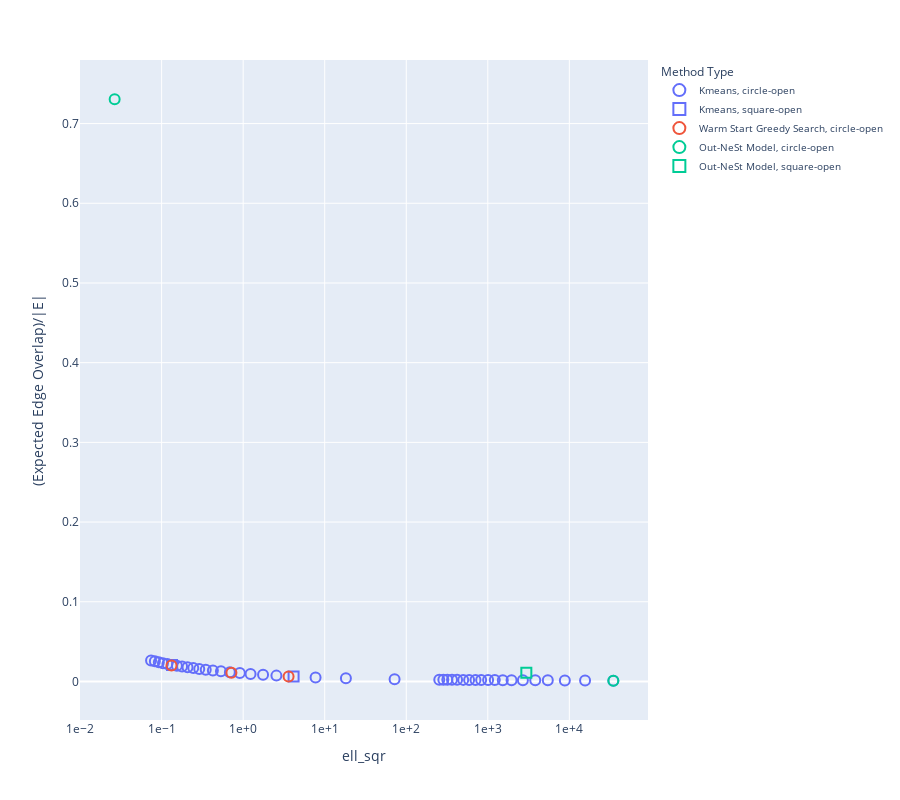

The code cell stored with this chart in its notebook:
### Code cell
fig.update_xaxes(type='log', tickformat=".0e")
fig.show()

### Figure 1 — Plotly figure (JSON) as saved in the notebook; plotly's stock layout.template omitted (floating-point values rounded to 4 significant figures)
{"data": [{"customdata": [["Kmeans1d (k=1) on Katz centrality"], ["Kmeans1d (k=2) on Katz centrality"], ["Kmeans1d (k=3) on Katz centrality"], ["Kmeans1d (k=4) on Katz centrality"], ["Kmeans1d (k=5) on Katz centrality"], ["Kmeans1d (k=6) on Katz centrality"], ["Kmeans1d (k=7) on Katz centrality"], ["Kmeans1d (k=8) on Katz centrality"], ["Kmeans1d (k=9) on Katz centrality"], ["Kmeans1d (k=10) on Katz centrality"], ["Kmeans1d (k=11) on Katz centrality"], ["Kmeans1d (k=12) on Katz centrality"], ["Kmeans1d (k=13) on Katz centrality"], ["Kmeans1d (k=14) on Katz centrality"], ["Kmeans1d (k=15) on Katz centrality"], ["Kmeans1d (k=16) on Katz centrality"], ["Kmeans1d (k=17) on Katz centrality"], ["Kmeans1d (k=18) on Katz centrality"], ["Kmeans1d (k=19) on Katz centrality"], ["Kmeans1d (k=35) on Katz centrality"], ["Kmeans1d (k=65) on Katz centrality"], ["Kmeans1d (k=95) on Katz centrality"], ["Kmeans1d (k=155) on Katz centrality"], ["Kmeans1d (k=185) on Katz centrality"], ["Kmeans1d (k=215) on Katz centrality"], ["Kmeans1d (k=245) on Katz centrality"], ["Kmeans1d (k=275) on Katz centrality"], ["Kmeans1d (k=305) on Katz centrality"], ["Kmeans1d (k=335) on Katz centrality"], ["Kmeans1d (k=365) on Katz centrality"], ["Kmeans1d (k=395) on Katz centrality"], ["Kmeans1d (k=425) on Katz centrality"], ["Kmeans1d (k=455) on Katz centrality"], ["Kmeans1d (k=485) on Katz centrality"], ["Kmeans1d (k=515) on Katz centrality"], ["Kmeans1d (k=575) on Katz centrality"], ["Kmeans1d (k=605) on Katz centrality"], ["Kmeans1d (k=635) on Katz centrality"], ["Kmeans1d (k=665) on Katz centrality"], ["Kmeans1d (k=695) on Katz centrality"]], "hovertemplate": "method_type_name=Kmeans<br>shape=circle-open<br>ell_sqr=%{x}<br>(Expected Edge Overlap)/|E|=%{y}<br>method_type=%{customdata[0]}<extra></extra>", "legendgroup": "Kmeans, circle-open", "marker": {"color": "#636efa", "line": {"width": 2}, "size": 10, "symbol": "circle-open"}, "mode": "markers", "name": "Kmeans, circle-open", "orientation": "v", "showlegend": true, "type": "scatter", "x": [34640.0, 15590.0, 8804.0, 5441.0, 3818.0, 2693.0, 1954.0, 1527.0, 1218.0, 1008.0, 829.1, 706.1, 589.9, 499.5, 420.0, 363.9, 318.6, 284.9, 254.0, 71.92, 18.2, 7.724, 2.557, 1.754, 1.232, 0.9096, 0.6871, 0.534, 0.4253, 0.3475, 0.2894, 0.2444, 0.2078, 0.1782, 0.154, 0.1177, 0.1039, 0.09242, 0.08266, 0.07422], "xaxis": "x", "y": [0.000903, 0.001186, 0.001302, 0.001407, 0.001474, 0.001537, 0.001609, 0.001665, 0.001726, 0.001758, 0.0018, 0.001896, 0.001936, 0.001992, 0.002038, 0.002073, 0.00211, 0.002151, 0.002183, 0.002838, 0.003998, 0.005089, 0.007337, 0.00849, 0.009513, 0.0105, 0.01166, 0.01271, 0.01364, 0.01463, 0.01566, 0.0168, 0.01775, 0.01879, 0.0198, 0.02177, 0.02295, 0.02417, 0.02545, 0.02638], "yaxis": "y"}, {"customdata": [["Kmeans1d (k=125) on Katz centrality"], ["Kmeans1d (k=545) on Katz centrality"]], "hovertemplate": "method_type_name=Kmeans<br>shape=square-open<br>ell_sqr=%{x}<br>(Expected Edge Overlap)/|E|=%{y}<br>method_type=%{customdata[0]}<extra></extra>", "legendgroup": "Kmeans, square-open", "marker": {"color": "#636efa", "line": {"width": 2}, "size": 10, "symbol": "square-open"}, "mode": "markers", "name": "Kmeans, square-open", "orientation": "v", "showlegend": true, "type": "scatter", "x": [4.152, 0.1342], "xaxis": "x", "y": [0.006248, 0.0208], "yaxis": "y"}, {"customdata": [["Warm Start Greedy Search (w=0.005)"], ["Warm Start Greedy Search (w=0.0005)"], ["Warm Start Greedy Search (w=5e-05)"]], "hovertemplate": "method_type_name=Warm Start Greedy Search<br>shape=circle-open<br>ell_sqr=%{x}<br>(Expected Edge Overlap)/|E|=%{y}<br>method_type=%{customdata[0]}<extra></extra>", "legendgroup": "Warm Start Greedy Search, circle-open", "marker": {"color": "#EF553B", "line": {"width": 2}, "size": 10, "symbol": "circle-open"}, "mode": "markers", "name": "Warm Start Greedy Search, circle-open", "orientation": "v", "showlegend": true, "type": "scatter", "x": [3.604, 0.7181, 0.1322], "xaxis": "x", "y": [0.006244, 0.01087, 0.01995], "yaxis": "y"}, {"customdata": [["Out-NeSt Model (d=0)"], ["Out-NeSt Model (d=2)"]], "hovertemplate": "method_type_name=Out-NeSt Model<br>shape=circle-open<br>ell_sqr=%{x}<br>(Expected Edge Overlap)/|E|=%{y}<br>method_type=%{customdata[0]}<extra></extra>", "legendgroup": "Out-NeSt Model, circle-open", "marker": {"color": "#00cc96", "line": {"width": 2}, "size": 10, "symbol": "circle-open"}, "mode": "markers", "name": "Out-NeSt Model, circle-open", "orientation": "v", "showlegend": true, "type": "scatter", "x": [34640.0, 0.02655], "xaxis": "x", "y": [0.000903, 0.7305], "yaxis": "y"}, {"customdata": [["Out-NeSt Model (d=1)"]], "hovertemplate": "method_type_name=Out-NeSt Model<br>shape=square-open<br>ell_sqr=%{x}<br>(Expected Edge Overlap)/|E|=%{y}<br>method_type=%{customdata[0]}<extra></extra>", "legendgroup": "Out-NeSt Model, square-open", "marker": {"color": "#00cc96", "line": {"width": 2}, "size": 10, "symbol": "square-open"}, "mode": "markers", "name": "Out-NeSt Model, square-open", "orientation": "v", "showlegend": true, "type": "scatter", "x": [2968.0], "xaxis": "x", "y": [0.01099], "yaxis": "y"}], "layout": {"height": 800, "legend": {"font": {"size": 10}, "itemsizing": "constant", "title": {"text": "Method Type"}, "tracegroupgap": 0, "traceorder": "normal"}, "margin": {"t": 60}, "xaxis": {"anchor": "y", "domain": [0, 1], "tickformat": ".0e", "title": {"text": "ell_sqr"}, "type": "log"}, "yaxis": {"anchor": "x", "domain": [0, 1], "title": {"text": "(Expected Edge Overlap)/|E|"}}}}
